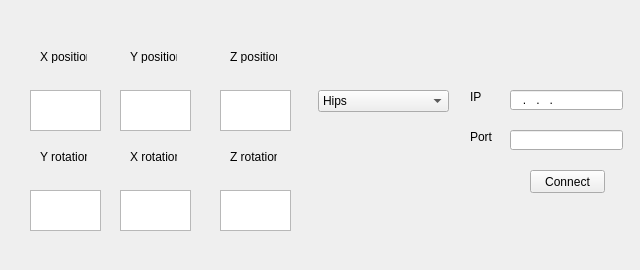
<?xml version="1.0" encoding="UTF-8"?>
<ui version="4.0">
 <class>Form</class>
 <widget class="QWidget" name="Form">
  <property name="geometry">
   <rect>
    <x>0</x>
    <y>0</y>
    <width>640</width>
    <height>270</height>
   </rect>
  </property>
  <property name="windowTitle">
   <string>Form</string>
  </property>
  <widget class="QLineEdit" name="lineEdit">
   <property name="geometry">
    <rect>
     <x>510</x>
     <y>90</y>
     <width>113</width>
     <height>20</height>
    </rect>
   </property>
   <property name="inputMask">
    <string>000.000.000.000</string>
   </property>
  </widget>
  <widget class="QLineEdit" name="lineEdit_2">
   <property name="geometry">
    <rect>
     <x>510</x>
     <y>130</y>
     <width>113</width>
     <height>20</height>
    </rect>
   </property>
   <property name="inputMask">
    <string>00000</string>
   </property>
  </widget>
  <widget class="QPushButton" name="pushButton">
   <property name="geometry">
    <rect>
     <x>530</x>
     <y>170</y>
     <width>75</width>
     <height>23</height>
    </rect>
   </property>
   <property name="text">
    <string>Connect</string>
   </property>
  </widget>
  <widget class="QLabel" name="label">
   <property name="geometry">
    <rect>
     <x>40</x>
     <y>50</y>
     <width>47</width>
     <height>13</height>
    </rect>
   </property>
   <property name="text">
    <string>X position</string>
   </property>
  </widget>
  <widget class="QLabel" name="label_2">
   <property name="geometry">
    <rect>
     <x>130</x>
     <y>50</y>
     <width>47</width>
     <height>13</height>
    </rect>
   </property>
   <property name="text">
    <string>Y position</string>
   </property>
  </widget>
  <widget class="QLabel" name="label_3">
   <property name="geometry">
    <rect>
     <x>230</x>
     <y>50</y>
     <width>47</width>
     <height>13</height>
    </rect>
   </property>
   <property name="text">
    <string>Z position</string>
   </property>
  </widget>
  <widget class="QTextBrowser" name="textBrowser">
   <property name="geometry">
    <rect>
     <x>30</x>
     <y>90</y>
     <width>71</width>
     <height>41</height>
    </rect>
   </property>
   <property name="readOnly">
    <bool>false</bool>
   </property>
  </widget>
  <widget class="QTextBrowser" name="textBrowser_2">
   <property name="geometry">
    <rect>
     <x>120</x>
     <y>90</y>
     <width>71</width>
     <height>41</height>
    </rect>
   </property>
  </widget>
  <widget class="QTextBrowser" name="textBrowser_3">
   <property name="geometry">
    <rect>
     <x>220</x>
     <y>90</y>
     <width>71</width>
     <height>41</height>
    </rect>
   </property>
  </widget>
  <widget class="QTextBrowser" name="textBrowser_4">
   <property name="geometry">
    <rect>
     <x>30</x>
     <y>190</y>
     <width>71</width>
     <height>41</height>
    </rect>
   </property>
  </widget>
  <widget class="QTextBrowser" name="textBrowser_5">
   <property name="geometry">
    <rect>
     <x>120</x>
     <y>190</y>
     <width>71</width>
     <height>41</height>
    </rect>
   </property>
  </widget>
  <widget class="QTextBrowser" name="textBrowser_6">
   <property name="geometry">
    <rect>
     <x>220</x>
     <y>190</y>
     <width>71</width>
     <height>41</height>
    </rect>
   </property>
  </widget>
  <widget class="QComboBox" name="comboBox">
   <property name="geometry">
    <rect>
     <x>318</x>
     <y>90</y>
     <width>131</width>
     <height>22</height>
    </rect>
   </property>
   <item>
    <property name="text">
     <string>Hips</string>
    </property>
   </item>
   <item>
    <property name="text">
     <string>RightUpLeg</string>
    </property>
   </item>
   <item>
    <property name="text">
     <string>RightLeg</string>
    </property>
   </item>
   <item>
    <property name="text">
     <string>RightFoot</string>
    </property>
   </item>
   <item>
    <property name="text">
     <string>LeftUpLeg</string>
    </property>
   </item>
   <item>
    <property name="text">
     <string>LeftLeg</string>
    </property>
   </item>
   <item>
    <property name="text">
     <string>LeftFoot</string>
    </property>
   </item>
   <item>
    <property name="text">
     <string>Spine</string>
    </property>
   </item>
   <item>
    <property name="text">
     <string>Spine1</string>
    </property>
   </item>
   <item>
    <property name="text">
     <string>Spine2</string>
    </property>
   </item>
   <item>
    <property name="text">
     <string>Spine3</string>
    </property>
   </item>
   <item>
    <property name="text">
     <string>Neck</string>
    </property>
   </item>
   <item>
    <property name="text">
     <string>Head</string>
    </property>
   </item>
   <item>
    <property name="text">
     <string>RightShoulder</string>
    </property>
   </item>
   <item>
    <property name="text">
     <string>RightArm</string>
    </property>
   </item>
   <item>
    <property name="text">
     <string>RightForeArm</string>
    </property>
   </item>
   <item>
    <property name="text">
     <string>RightHand</string>
    </property>
   </item>
   <item>
    <property name="text">
     <string>RightHandThumb1</string>
    </property>
   </item>
   <item>
    <property name="text">
     <string>RightHandThumb2</string>
    </property>
   </item>
   <item>
    <property name="text">
     <string>RightHandThumb3</string>
    </property>
   </item>
   <item>
    <property name="text">
     <string>RightInHandIndex</string>
    </property>
   </item>
   <item>
    <property name="text">
     <string>RightHandIndex1</string>
    </property>
   </item>
   <item>
    <property name="text">
     <string>RightHandIndex2</string>
    </property>
   </item>
   <item>
    <property name="text">
     <string>RightHandIndex3</string>
    </property>
   </item>
   <item>
    <property name="text">
     <string>RightInHandMiddle</string>
    </property>
   </item>
   <item>
    <property name="text">
     <string>RightHandMiddle1</string>
    </property>
   </item>
   <item>
    <property name="text">
     <string>RightHandMiddle2</string>
    </property>
   </item>
   <item>
    <property name="text">
     <string>RightHandMiddle3</string>
    </property>
   </item>
   <item>
    <property name="text">
     <string>RightInHandRing</string>
    </property>
   </item>
   <item>
    <property name="text">
     <string>RightHandRing1</string>
    </property>
   </item>
   <item>
    <property name="text">
     <string>RightHandRing2</string>
    </property>
   </item>
   <item>
    <property name="text">
     <string>RightHandRing3</string>
    </property>
   </item>
   <item>
    <property name="text">
     <string>RightInHandPinky</string>
    </property>
   </item>
   <item>
    <property name="text">
     <string>RightHandPinky1</string>
    </property>
   </item>
   <item>
    <property name="text">
     <string>RightHandPinky2</string>
    </property>
   </item>
   <item>
    <property name="text">
     <string>RightHandPinky3</string>
    </property>
   </item>
   <item>
    <property name="text">
     <string>LeftShoulder</string>
    </property>
   </item>
   <item>
    <property name="text">
     <string>LeftArm</string>
    </property>
   </item>
   <item>
    <property name="text">
     <string>LeftForeArm</string>
    </property>
   </item>
   <item>
    <property name="text">
     <string>LeftHand</string>
    </property>
   </item>
   <item>
    <property name="text">
     <string>LeftHandThumb1</string>
    </property>
   </item>
   <item>
    <property name="text">
     <string>LeftHandThumb2</string>
    </property>
   </item>
   <item>
    <property name="text">
     <string>LeftHandThumb3</string>
    </property>
   </item>
   <item>
    <property name="text">
     <string>LeftInHandIndex</string>
    </property>
   </item>
   <item>
    <property name="text">
     <string>LeftHandIndex1</string>
    </property>
   </item>
   <item>
    <property name="text">
     <string>LeftHandIndex2</string>
    </property>
   </item>
   <item>
    <property name="text">
     <string>LeftHandIndex3</string>
    </property>
   </item>
   <item>
    <property name="text">
     <string>LeftInHandMiddle</string>
    </property>
   </item>
   <item>
    <property name="text">
     <string>LeftHandMiddle1</string>
    </property>
   </item>
   <item>
    <property name="text">
     <string>LeftHandMiddle2</string>
    </property>
   </item>
   <item>
    <property name="text">
     <string>LeftHandMiddle3</string>
    </property>
   </item>
   <item>
    <property name="text">
     <string>LeftInHandRing</string>
    </property>
   </item>
   <item>
    <property name="text">
     <string>LeftHandRing1</string>
    </property>
   </item>
   <item>
    <property name="text">
     <string>LeftHandRing2</string>
    </property>
   </item>
   <item>
    <property name="text">
     <string>LeftHandRing3</string>
    </property>
   </item>
   <item>
    <property name="text">
     <string>LeftInHandPinky</string>
    </property>
   </item>
   <item>
    <property name="text">
     <string>LeftHandPinky1</string>
    </property>
   </item>
   <item>
    <property name="text">
     <string>LeftHandPinky2</string>
    </property>
   </item>
   <item>
    <property name="text">
     <string>LeftHandPinky3</string>
    </property>
   </item>
   <item>
    <property name="text">
     <string/>
    </property>
   </item>
  </widget>
  <widget class="QLabel" name="label_4">
   <property name="geometry">
    <rect>
     <x>40</x>
     <y>150</y>
     <width>47</width>
     <height>13</height>
    </rect>
   </property>
   <property name="text">
    <string>Y rotation</string>
   </property>
  </widget>
  <widget class="QLabel" name="label_5">
   <property name="geometry">
    <rect>
     <x>130</x>
     <y>150</y>
     <width>47</width>
     <height>13</height>
    </rect>
   </property>
   <property name="text">
    <string>X rotation</string>
   </property>
  </widget>
  <widget class="QLabel" name="label_6">
   <property name="geometry">
    <rect>
     <x>230</x>
     <y>150</y>
     <width>47</width>
     <height>13</height>
    </rect>
   </property>
   <property name="text">
    <string>Z rotation</string>
   </property>
  </widget>
  <widget class="QLabel" name="label_7">
   <property name="geometry">
    <rect>
     <x>470</x>
     <y>90</y>
     <width>47</width>
     <height>13</height>
    </rect>
   </property>
   <property name="text">
    <string>IP</string>
   </property>
  </widget>
  <widget class="QLabel" name="label_8">
   <property name="geometry">
    <rect>
     <x>470</x>
     <y>130</y>
     <width>47</width>
     <height>13</height>
    </rect>
   </property>
   <property name="text">
    <string>Port</string>
   </property>
  </widget>
 </widget>
 <resources/>
 <connections/>
</ui>
